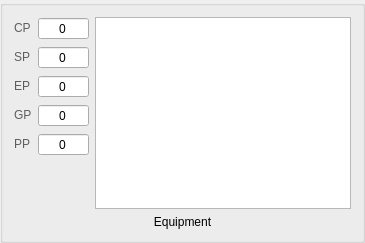
      <widget class="QGroupBox" name="equipmentBox">
       <layout class="QGridLayout" name="equipmentLayout">
        <item row="4" column="1">
         <widget class="QSpinBox" name="currencyPlatinum">
          <property name="sizePolicy">
           <sizepolicy hsizetype="Minimum" vsizetype="Maximum">
            <horstretch>0</horstretch>
            <verstretch>0</verstretch>
           </sizepolicy>
          </property>
          <property name="alignment">
           <set>Qt::AlignCenter</set>
          </property>
          <property name="buttonSymbols">
           <enum>QAbstractSpinBox::NoButtons</enum>
          </property>
          <property name="maximum">
           <number>99999999</number>
          </property>
         </widget>
        </item>
        <item row="6" column="0" colspan="3">
         <widget class="QLabel" name="equipmentLabel">
          <property name="sizePolicy">
           <sizepolicy hsizetype="Preferred" vsizetype="Maximum">
            <horstretch>0</horstretch>
            <verstretch>0</verstretch>
           </sizepolicy>
          </property>
          <property name="text">
           <string>Equipment</string>
          </property>
          <property name="alignment">
           <set>Qt::AlignCenter</set>
          </property>
         </widget>
        </item>
        <item row="1" column="0">
         <widget class="QLabel" name="currencySilverLabel">
          <property name="sizePolicy">
           <sizepolicy hsizetype="Preferred" vsizetype="Maximum">
            <horstretch>0</horstretch>
            <verstretch>0</verstretch>
           </sizepolicy>
          </property>
          <property name="styleSheet">
           <string notr="true">font: 7pt &quot;MS Shell Dlg 2&quot;;
color: rgb(94, 94, 94);</string>
          </property>
          <property name="text">
           <string>SP</string>
          </property>
          <property name="textFormat">
           <enum>Qt::AutoText</enum>
          </property>
          <property name="alignment">
           <set>Qt::AlignLeading|Qt::AlignLeft|Qt::AlignVCenter</set>
          </property>
         </widget>
        </item>
        <item row="4" column="0">
         <widget class="QLabel" name="currencyPlatinumLabel">
          <property name="sizePolicy">
           <sizepolicy hsizetype="Preferred" vsizetype="Maximum">
            <horstretch>0</horstretch>
            <verstretch>0</verstretch>
           </sizepolicy>
          </property>
          <property name="styleSheet">
           <string notr="true">font: 7pt &quot;MS Shell Dlg 2&quot;;
color: rgb(94, 94, 94);</string>
          </property>
          <property name="text">
           <string>PP</string>
          </property>
          <property name="textFormat">
           <enum>Qt::AutoText</enum>
          </property>
          <property name="alignment">
           <set>Qt::AlignLeading|Qt::AlignLeft|Qt::AlignVCenter</set>
          </property>
         </widget>
        </item>
        <item row="5" column="1">
         <spacer name="verticalSpacer">
          <property name="orientation">
           <enum>Qt::Vertical</enum>
          </property>
          <property name="sizeHint" stdset="0">
           <size>
            <width>20</width>
            <height>40</height>
           </size>
          </property>
         </spacer>
        </item>
        <item row="0" column="0">
         <widget class="QLabel" name="currencyCopperLabel">
          <property name="sizePolicy">
           <sizepolicy hsizetype="Preferred" vsizetype="Maximum">
            <horstretch>0</horstretch>
            <verstretch>0</verstretch>
           </sizepolicy>
          </property>
          <property name="styleSheet">
           <string notr="true">font: 7pt &quot;MS Shell Dlg 2&quot;;
color: rgb(94, 94, 94);</string>
          </property>
          <property name="text">
           <string>CP</string>
          </property>
          <property name="textFormat">
           <enum>Qt::AutoText</enum>
          </property>
          <property name="alignment">
           <set>Qt::AlignLeading|Qt::AlignLeft|Qt::AlignVCenter</set>
          </property>
         </widget>
        </item>
        <item row="0" column="2" rowspan="6">
         <widget class="QPlainTextEdit" name="equipment"/>
        </item>
        <item row="0" column="1">
         <widget class="QSpinBox" name="currencyCopper">
          <property name="sizePolicy">
           <sizepolicy hsizetype="Minimum" vsizetype="Maximum">
            <horstretch>0</horstretch>
            <verstretch>0</verstretch>
           </sizepolicy>
          </property>
          <property name="alignment">
           <set>Qt::AlignCenter</set>
          </property>
          <property name="buttonSymbols">
           <enum>QAbstractSpinBox::NoButtons</enum>
          </property>
          <property name="maximum">
           <number>99999999</number>
          </property>
         </widget>
        </item>
        <item row="2" column="1">
         <widget class="QSpinBox" name="currencyElectrum">
          <property name="sizePolicy">
           <sizepolicy hsizetype="Minimum" vsizetype="Maximum">
            <horstretch>0</horstretch>
            <verstretch>0</verstretch>
           </sizepolicy>
          </property>
          <property name="alignment">
           <set>Qt::AlignCenter</set>
          </property>
          <property name="buttonSymbols">
           <enum>QAbstractSpinBox::NoButtons</enum>
          </property>
          <property name="maximum">
           <number>99999999</number>
          </property>
         </widget>
        </item>
        <item row="3" column="0">
         <widget class="QLabel" name="currencyGoldLabel">
          <property name="sizePolicy">
           <sizepolicy hsizetype="Preferred" vsizetype="Maximum">
            <horstretch>0</horstretch>
            <verstretch>0</verstretch>
           </sizepolicy>
          </property>
          <property name="styleSheet">
           <string notr="true">font: 7pt &quot;MS Shell Dlg 2&quot;;
color: rgb(94, 94, 94);</string>
          </property>
          <property name="text">
           <string>GP</string>
          </property>
          <property name="textFormat">
           <enum>Qt::AutoText</enum>
          </property>
          <property name="alignment">
           <set>Qt::AlignLeading|Qt::AlignLeft|Qt::AlignVCenter</set>
          </property>
         </widget>
        </item>
        <item row="3" column="1">
         <widget class="QSpinBox" name="currencyGold">
          <property name="sizePolicy">
           <sizepolicy hsizetype="Minimum" vsizetype="Maximum">
            <horstretch>0</horstretch>
            <verstretch>0</verstretch>
           </sizepolicy>
          </property>
          <property name="alignment">
           <set>Qt::AlignCenter</set>
          </property>
          <property name="buttonSymbols">
           <enum>QAbstractSpinBox::NoButtons</enum>
          </property>
          <property name="maximum">
           <number>99999999</number>
          </property>
         </widget>
        </item>
        <item row="2" column="0">
         <widget class="QLabel" name="currencyElectrumLabel">
          <property name="sizePolicy">
           <sizepolicy hsizetype="Preferred" vsizetype="Maximum">
            <horstretch>0</horstretch>
            <verstretch>0</verstretch>
           </sizepolicy>
          </property>
          <property name="styleSheet">
           <string notr="true">font: 7pt &quot;MS Shell Dlg 2&quot;;
color: rgb(94, 94, 94);</string>
          </property>
          <property name="text">
           <string>EP</string>
          </property>
          <property name="textFormat">
           <enum>Qt::AutoText</enum>
          </property>
          <property name="alignment">
           <set>Qt::AlignLeading|Qt::AlignLeft|Qt::AlignVCenter</set>
          </property>
         </widget>
        </item>
        <item row="1" column="1">
         <widget class="QSpinBox" name="currencySilver">
          <property name="sizePolicy">
           <sizepolicy hsizetype="Minimum" vsizetype="Maximum">
            <horstretch>0</horstretch>
            <verstretch>0</verstretch>
           </sizepolicy>
          </property>
          <property name="alignment">
           <set>Qt::AlignCenter</set>
          </property>
          <property name="buttonSymbols">
           <enum>QAbstractSpinBox::NoButtons</enum>
          </property>
          <property name="maximum">
           <number>99999999</number>
          </property>
         </widget>
        </item>
       </layout>
      </widget>
